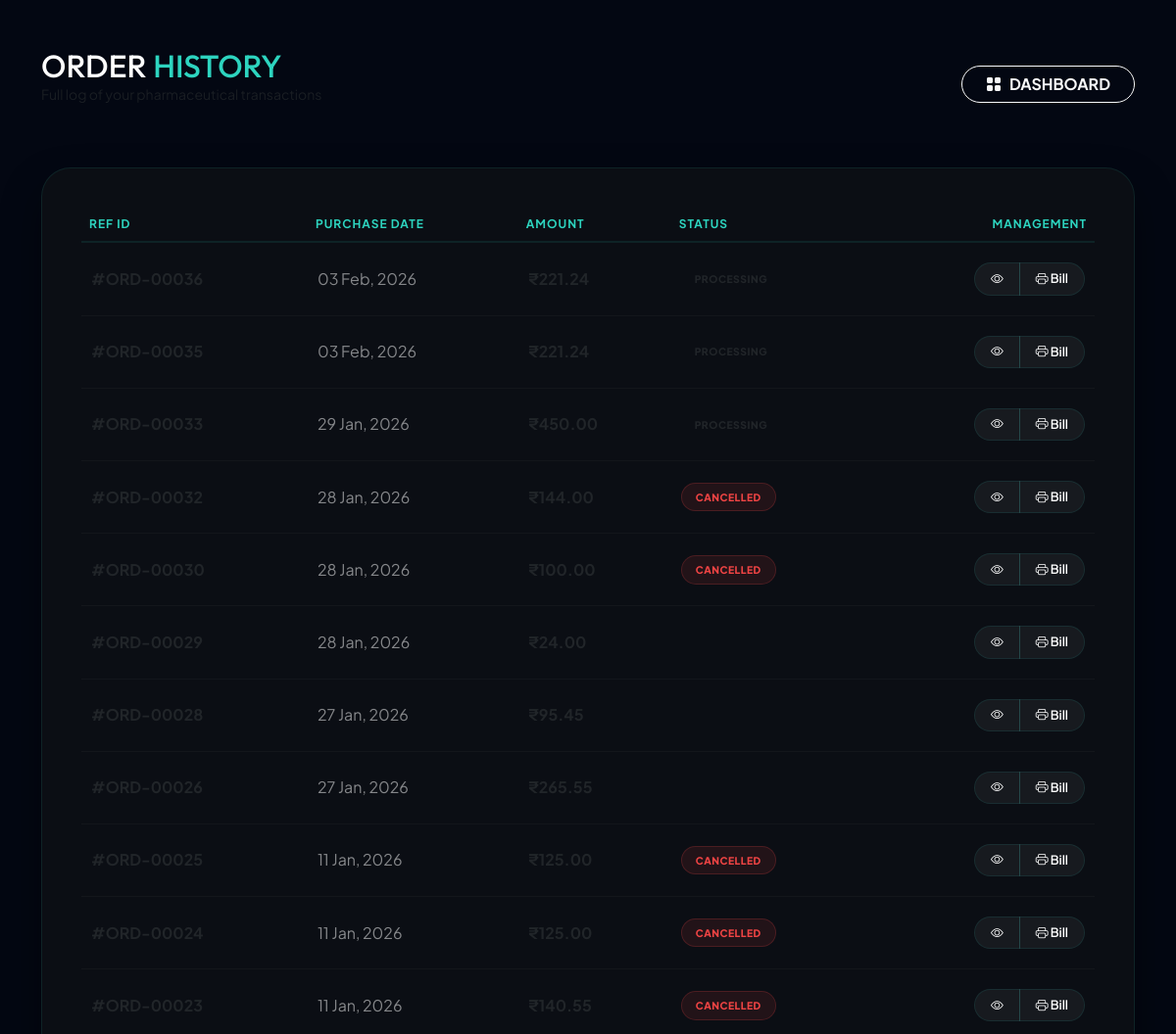
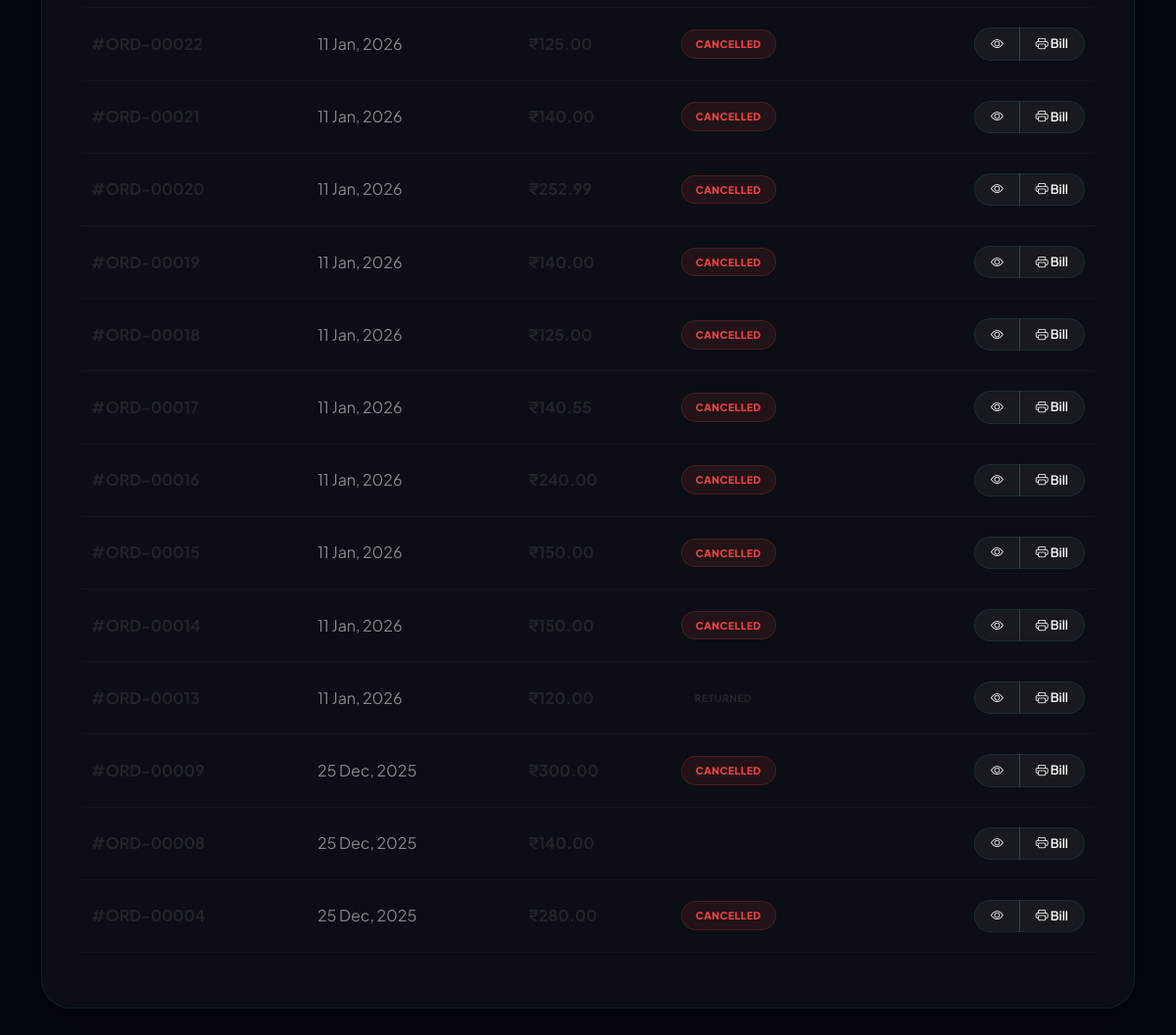
The app's page /customer/order_history.php (signed in) with its own data (2 pictures, top to bottom).
### tables this page shows
CREATE TABLE `orders` (
  `id` int(11) NOT NULL,
  `user_id` int(11) DEFAULT NULL,
  `customer_name` varchar(255) DEFAULT NULL,
  `medicine_id` int(11) DEFAULT NULL,
  `total_amount` decimal(10,2) DEFAULT NULL,
  `status` varchar(50) DEFAULT 'Pending',
  `payment_method` varchar(50) DEFAULT NULL,
  `claimed_category` varchar(50) DEFAULT NULL,
  `payment_mode` varchar(50) DEFAULT 'COD',
  `order_date` datetime DEFAULT current_timestamp(),
  `address` text DEFAULT NULL,
  `pincode` varchar(10) DEFAULT NULL,
  `phone` varchar(15) DEFAULT NULL,
  `quantity` int(11) DEFAULT NULL,
  `discount_reason` varchar(100) DEFAULT NULL,
  `discount_status` enum('none','pending','approved','rejected') DEFAULT 'none',
  `discounted_price` decimal(10,2) DEFAULT NULL,
  `subtotal` decimal(10,2) NOT NULL DEFAULT 0.00,
  `discount_amount` decimal(10,2) DEFAULT NULL,
  `discount_label` varchar(50) DEFAULT NULL
);

### customer/order_history.php (the view, shortened to what this page needs)
<?php
include('../config/db_connect.php');
$user_id = $_SESSION['user_id'];
$history_sql = "SELECT * FROM orders WHERE user_id = '$user_id' ORDER BY id DESC";
$history_query = mysqli_query($conn, $history_sql);
?>
<!DOCTYPE html>
<html lang="en">
<head>
    <link href="https://cdn.jsdelivr.net/npm/bootstrap@5.3.0/dist/css/bootstrap.min.css" rel="stylesheet">
    <link rel="stylesheet" href="https://cdn.jsdelivr.net/npm/bootstrap-icons@1.11.0/font/bootstrap-icons.css">
</head>
<body>
<div class="container py-5">
    <div class="d-flex justify-content-between align-items-center mb-5">
        <div>
            <h2 class="fw-900 m-0" style="font-family: 'Outfit';">ORDER <span class="text-cyan" style="color:var(--accent-cyan)">HISTORY</span></h2>
            <p class="text-muted small">Full log of your pharmaceutical transactions</p>
        </div>
        <a href="dashboard.php" class="btn btn-outline-light rounded-pill px-4 fw-bold small">
            <i class="bi bi-grid-fill me-2"></i>DASHBOARD
        </a>
    </div>
    <div class="content-box">
        <div class="table-responsive">
            <table class="table">
                <thead>
                    <tr>
                        <th>Ref ID</th>
                        <th>Purchase Date</th>
                        <th>Amount</th>
                        <th>Status</th>
                        <th class="text-end">Management</th>
                    </tr>
                </thead>
                <tbody>
                    <?php if(mysqli_num_rows($history_query) > 0): ?>
                        <?php while($row = mysqli_fetch_assoc($history_query)):
                            $status = strtolower($row['status'] ?? 'pending');
                            $status_class = "st-$status";
                        ?>
                        <tr>
                            <td class="fw-bold">#ORD-<?php echo str_pad($row['id'], 5, '0', STR_PAD_LEFT); ?></td>
                            <td class="text-white-50"><?php echo date('d M, Y', strtotime($row['order_date'])); ?></td>
                            <td class="fw-bold">₹<?php echo number_format($row['total_amount'], 2); ?></td>
                            <td>
                                <span class="status-pill <?php echo $status_class; ?>">
                                    <?php echo strtoupper($status); ?>
                                </span>
                            </td>
                            <td class="text-end">
                                <div class="btn-group">
                                    <a href="order_details.php?id=<?php echo $row['id']; ?>" class="btn btn-action rounded-start-pill px-3">
                                        <i class="bi bi-eye"></i>
                                    </a>
                                    <a href="invoice.php?id=<?php echo $row['id']; ?>" class="btn btn-action rounded-end-pill px-3">
                                        <i class="bi bi-printer"></i> Bill
                                    </a>
                                </div>
                            </td>
                        </tr>
                        <?php endwhile; ?>
                    <?php endif; ?>
                </tbody>
            </table>
        </div>
    </div>
</div>
</body>
</html>

### customer/order_history.php (style rules this page uses)
:root { --bg: #030712; --card-bg: #0b0e14; --accent-cyan: #2DD4BF; --border: rgba(45, 212, 191, 0.1); }
body { background-color: var(--bg); color: white; font-family: 'Plus Jakarta Sans', sans-serif; min-height: 100vh; }
.content-box { background: var(--card-bg); border-radius: 30px; padding: 40px; border: 1px solid var(--border); box-shadow: 0 20px 40px rgba(0,0,0,0.4); }
.table { --bs-table-bg: transparent; color: white; border-color: var(--border); }
.table thead th { border-bottom: 2px solid var(--border); color: var(--accent-cyan); font-size: 0.75rem; text-transform: uppercase; letter-spacing: 1px; }
.table tbody td { padding: 20px 10px; vertical-align: middle; border-bottom: 1px solid rgba(255,255,255,0.03); }
.status-pill { padding: 6px 14px; border-radius: 50px; font-size: 0.65rem; font-weight: 800; text-transform: uppercase; display: inline-block; letter-spacing: 0.5px; }
.st-cancelled { background: rgba(239, 68, 68, 0.1); color: #ef4444; border: 1px solid rgba(239, 68, 68, 0.2); }
.btn-action { background: rgba(255,255,255,0.05); border: 1px solid var(--border); color: white; transition: 0.3s; font-size: 0.8rem; font-weight: 600; }

### records on screen
orders: id "00036", order_date "03 Feb, 2026", total_amount "221.24", status "PROCESSING"
orders: id "00035", order_date "03 Feb, 2026", total_amount "221.24", status "PROCESSING"
orders: id "00033", order_date "29 Jan, 2026", total_amount "450.00", status "PROCESSING"
orders: id "00032", order_date "28 Jan, 2026", total_amount "144.00", status "CANCELLED"
orders: id "00030", order_date "28 Jan, 2026", total_amount "100.00", status "CANCELLED"
orders: id "00029", order_date "28 Jan, 2026", total_amount "24.00"
orders: id "00028", order_date "27 Jan, 2026", total_amount "95.45"
orders: id "00026", order_date "27 Jan, 2026", total_amount "265.55"
orders: id "00025", order_date "11 Jan, 2026", total_amount "125.00", status "CANCELLED"
orders: id "00024", order_date "11 Jan, 2026", total_amount "125.00", status "CANCELLED"
orders: id "00023", order_date "11 Jan, 2026", total_amount "140.55", status "CANCELLED"
orders: id "00022", order_date "11 Jan, 2026", total_amount "125.00", status "CANCELLED"
orders: id "00021", order_date "11 Jan, 2026", total_amount "140.00", status "CANCELLED"
orders: id "00020", order_date "11 Jan, 2026", total_amount "252.99", status "CANCELLED"
orders: id "00019", order_date "11 Jan, 2026", total_amount "140.00", status "CANCELLED"
orders: id "00018", order_date "11 Jan, 2026", total_amount "125.00", status "CANCELLED"
orders: id "00017", order_date "11 Jan, 2026", total_amount "140.55", status "CANCELLED"
orders: id "00016", order_date "11 Jan, 2026", total_amount "240.00", status "CANCELLED"
orders: id "00015", order_date "11 Jan, 2026", total_amount "150.00", status "CANCELLED"
orders: id "00014", order_date "11 Jan, 2026", total_amount "150.00", status "CANCELLED"
orders: id "00013", order_date "11 Jan, 2026", total_amount "120.00", status "RETURNED"
orders: id "00009", order_date "25 Dec, 2025", total_amount "300.00", status "CANCELLED"
orders: id "00008", order_date "25 Dec, 2025", total_amount "140.00"
orders: id "00004", order_date "25 Dec, 2025", total_amount "280.00", status "CANCELLED"
